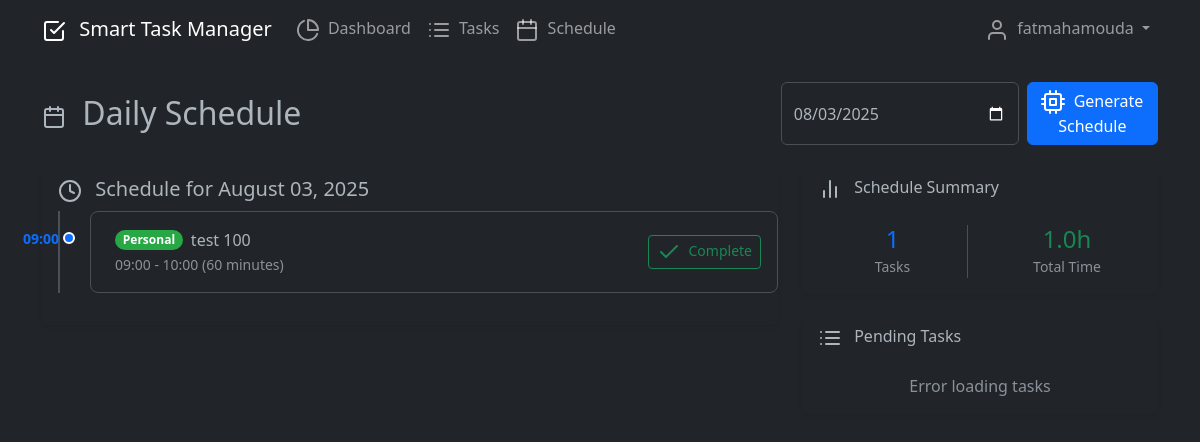
The page /schedule (signed in) on the database its author committed.
### models.py (models this page shows, shortened)
class User(UserMixin, db.Model):
    __tablename__ = 'users'
    id = db.Column(db.Integer, primary_key=True)
    username = db.Column(db.String(80), unique=True, nullable=False)
    email = db.Column(db.String(120), unique=True, nullable=False)
    password_hash = db.Column(db.String(256), nullable=False)
    timezone = db.Column(db.String(50), default='UTC')
    work_start_hour = db.Column(db.Integer, default=9)
    work_end_hour = db.Column(db.Integer, default=17)
    created_at = db.Column(db.DateTime, default=datetime.utcnow)
    tasks = db.relationship('Task', backref='user', lazy=True, cascade='all, delete-orphan')
    categories = db.relationship('Category', backref='user', lazy=True, cascade='all, delete-orphan')

class Schedule(db.Model):
    __tablename__ = 'schedules'
    id = db.Column(db.Integer, primary_key=True)
    user_id = db.Column(db.Integer, db.ForeignKey('users.id'), nullable=False)
    schedule_date = db.Column(db.Date, nullable=False)
    task_id = db.Column(db.Integer, db.ForeignKey('tasks.id'), nullable=False)
    start_time = db.Column(db.Time, nullable=False)
    end_time = db.Column(db.Time, nullable=False)
    created_at = db.Column(db.DateTime, default=datetime.utcnow)
    user = db.relationship('User', backref='schedules')
    task = db.relationship('Task', backref='schedule_entries')

class Category(db.Model):
    __tablename__ = 'categories'
    id = db.Column(db.Integer, primary_key=True)
    name = db.Column(db.String(80), nullable=False)
    color = db.Column(db.String(7), default='#007bff')  # Hex color
    user_id = db.Column(db.Integer, db.ForeignKey('users.id'), nullable=False)
    created_at = db.Column(db.DateTime, default=datetime.utcnow)
    tasks = db.relationship('Task', backref='category', lazy=True)

class Task(db.Model):
    __tablename__ = 'tasks'
    id = db.Column(db.Integer, primary_key=True)
    title = db.Column(db.String(200), nullable=False)
    description = db.Column(db.Text)
    due_date = db.Column(db.DateTime)
    estimated_duration = db.Column(db.Integer, default=60)  # in minutes
    priority = db.Column(db.Integer, default=3)  # 1-5 scale (1=lowest, 5=highest)
    status = db.Column(db.String(20), default='todo')  # todo, in-progress, done
    user_id = db.Column(db.Integer, db.ForeignKey('users.id'), nullable=False)
    category_id = db.Column(db.Integer, db.ForeignKey('categories.id'))
    created_at = db.Column(db.DateTime, default=datetime.utcnow)
    updated_at = db.Column(db.DateTime, default=datetime.utcnow, onupdate=datetime.utcnow)
    completed_at = db.Column(db.DateTime)

### routes.py (the view)
@app.route('/schedule')
@login_required
def schedule():
    date_str = request.args.get('date', date.today().isoformat())
    try:
        schedule_date = datetime.strptime(date_str, '%Y-%m-%d').date()
    except ValueError:
        schedule_date = date.today()
    existing_schedule = Schedule.query.filter_by(user_id=current_user.id, schedule_date=schedule_date)\
                                     .order_by(Schedule.start_time).all()
    return render_template('schedule.html',
                         schedule_date=schedule_date,
                         schedule_items=existing_schedule)

### app.py (called while the page is built)
@login_manager.user_loader
def load_user(user_id):
    from models import User
    return User.query.get(int(user_id))

### templates/schedule.html (shortened to what this page needs)
{% extends "base.html" %}
{% block content %}
<div class="d-flex justify-content-between align-items-center mb-4">
    <h2 class="mb-0">
        <i data-feather="calendar" class="me-2"></i>
        Daily Schedule
    </h2>
    <div class="d-flex gap-2">
        <input type="date" class="form-control" id="scheduleDate" value="{{ schedule_date.isoformat() }}">
        <button class="btn btn-primary" onclick="generateSchedule()">
            <i data-feather="cpu" class="me-1"></i>
            Generate Schedule
        </button>
    </div>
</div>
<div class="row">
    <div class="col-lg-8">
        <div class="card border-0 shadow-sm">
            <div class="card-header bg-transparent border-0">
                <h5 class="mb-0">
                    <i data-feather="clock" class="me-2"></i>
                    Schedule for {{ schedule_date.strftime('%B %d, %Y') }}
                </h5>
            </div>
            <div class="card-body p-0">
                <div id="scheduleTimeline">
                    {% if schedule_items %}
                        <div class="timeline">
                            {% for item in schedule_items %}
                            <div class="timeline-item">
                                <div class="timeline-time">
                                    {{ item.start_time.strftime('%H:%M') }}
                                </div>
                                <div class="timeline-content">
                                    <div class="d-flex align-items-center justify-content-between">
                                        <div class="flex-grow-1">
                                            <div class="d-flex align-items-center">
                                                {% if item.task.category %}
                                                    <span class="badge rounded-pill me-2" style="background-color: {{ item.task.category.color }};">
                                                        {{ item.task.category.name }}
                                                    </span>
                                                {% endif %}
                                                <span class="fw-medium">{{ item.task.title }}</span>
                                            </div>
                                            <small class="text-muted">
                                                {{ item.start_time.strftime('%H:%M') }} - {{ item.end_time.strftime('%H:%M') }}
                                                ({{ ((item.end_time.hour * 60 + item.end_time.minute) - (item.start_time.hour * 60 + item.start_time.minute)) }} minutes)
                                            </small>
                                        </div>
                                        <button class="btn btn-sm btn-outline-success" onclick="markTaskComplete({{ item.task.id }})">
                                            <i data-feather="check" class="me-1"></i>
                                            Complete
                                        </button>
                                    </div>
                                </div>
                            </div>
                            {% endfor %}
                        </div>
                    {% endif %}
                </div>
            </div>
        </div>
    </div>
    <div class="col-lg-4">
        <div class="card border-0 shadow-sm mb-4">
            <div class="card-header bg-transparent border-0">
                <h6 class="mb-0">
                    <i data-feather="bar-chart-2" class="me-2"></i>
                    Schedule Summary
                </h6>
            </div>
            <div class="card-body">
                <div id="scheduleSummary">
                    {% if schedule_items %}
                        <div class="row text-center">
                            <div class="col-6">
                                <div class="border-end">
                                    <h4 class="text-primary mb-0">{{ schedule_items|length }}</h4>
                                    <small class="text-muted">Tasks</small>
                                </div>
                            </div>
                            <div class="col-6">
                                <h4 class="text-success mb-0">
                                    {{ (schedule_items|sum(attribute='task.estimated_duration') / 60)|round(1) }}h
                                </h4>
                                <small class="text-muted">Total Time</small>
                            </div>
                        </div>
                    {% else %}
                        <div class="text-center text-muted">
                            <p class="mb-0">No schedule data available</p>
                        </div>
                    {% endif %}
                </div>
            </div>
        </div>
        <div class="card border-0 shadow-sm">
            <div class="card-header bg-transparent border-0">
                <h6 class="mb-0">
                    <i data-feather="list" class="me-2"></i>
                    Pending Tasks
                </h6>
            </div>
            <div class="card-body p-0">
                <div id="pendingTasks">
                </div>
            </div>
        </div>
    </div>
</div>
{% endblock %}

### templates/base.html (shortened to what this page needs)
<!DOCTYPE html>
<html lang="en" data-bs-theme="dark">
<head>
    <link href="https://cdn.jsdelivr.net/npm/bootstrap@5.3.0/dist/css/bootstrap.min.css" rel="stylesheet">
    <link href="https://cdn.jsdelivr.net/npm/bootstrap-dark-5@1.1.3/dist/css/bootstrap-dark.min.css" rel="stylesheet">
    <link rel="stylesheet" href="{{ url_for('static', filename='css/style.css') }}">
</head>
<body>
    <nav class="navbar navbar-expand-lg navbar-dark bg-dark">
        <div class="container">
            <a class="navbar-brand" href="{{ url_for('index') }}">
                <i data-feather="check-square" class="me-2"></i>
                Smart Task Manager
            </a>
            {% if current_user.is_authenticated %}
            <div class="collapse navbar-collapse" id="navbarNav">
                <ul class="navbar-nav me-auto">
                    <li class="nav-item">
                        <a class="nav-link" href="{{ url_for('dashboard') }}">
                            <i data-feather="pie-chart" class="me-1"></i>
                            Dashboard
                        </a>
                    </li>
                    <li class="nav-item">
                        <a class="nav-link" href="{{ url_for('tasks') }}">
                            <i data-feather="list" class="me-1"></i>
                            Tasks
                        </a>
                    </li>
                    <li class="nav-item">
                        <a class="nav-link" href="{{ url_for('schedule') }}">
                            <i data-feather="calendar" class="me-1"></i>
                            Schedule
                        </a>
                    </li>
                </ul>
                <ul class="navbar-nav">
                    <li class="nav-item dropdown">
                        <a class="nav-link dropdown-toggle" href="#" role="button" data-bs-toggle="dropdown">
                            <i data-feather="user" class="me-1"></i>
                            {{ current_user.username }}
                        </a>
                    </li>
                </ul>
            </div>
            {% endif %}
        </div>
    </nav>
    <main class="py-4">
        <div class="container">
            {% block content %}{% endblock %}
        </div>
    </main>
</body>
</html>

### static/css/style.css (style rules this page uses)
:root { --timeline-color: #dee2e6; --timeline-item-bg: #f8f9fa; }
.timeline { position: relative; padding-left: 2rem; }
.timeline::before { content: ''; position: absolute; left: 1rem; top: 0; bottom: 0; width: 2px; background: var(--timeline-color); }
.timeline-item { position: relative; margin-bottom: 2rem; background: var(--timeline-item-bg); border-radius: 0.5rem; padding: 1rem; margin-left: 1rem; }
.timeline-item::before { content: ''; position: absolute; left: -1.75rem; top: 1.25rem; width: 12px; height: 12px; background: var(--bs-primary); border-radius: 50%; border: 2px solid white; }
.timeline-time { position: absolute; left: -6rem; top: 1rem; font-weight: 600; color: var(--bs-primary); font-size: 0.875rem; width: 4rem; text-align: right; }
.timeline-content { padding-left: 0.5rem; }
[data-bs-theme="dark"] { --timeline-color: #495057; --timeline-item-bg: #212529; }
[data-bs-theme="dark"] .timeline-item { border: 1px solid var(--bs-border-color); }
[data-bs-theme="dark"] .card { background-color: var(--bs-dark); border-color: var(--bs-border-color); }

### rows shown on the page
User: username "fatmahamouda"
Schedule: start_time "09:00", task.category.name "Personal", task "test 100", end_time "10:00", end_time+start_time "60"

### other values the page prints
{{ schedule_date.strftime('%B %d, %Y') }} "August 03, 2025"
{{ schedule_items|length }} "1"
